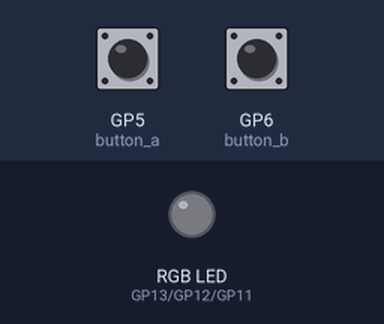
The program below on a simulated Raspberry Pi Pico running MicroPython. On the bench: an RGB LED mixed from three pins (HIGH = lit). Inputs (shaded band) come from the test bench; at power-on: GP5 (button_a) HIGH, GP6 (button_b) HIGH. What the program prints to the serial console is not drawn.

Above: at 1.2 s.
1.3 s: GP5 (button_a) pulled LOW for 0.15 s
At 1.37 s:
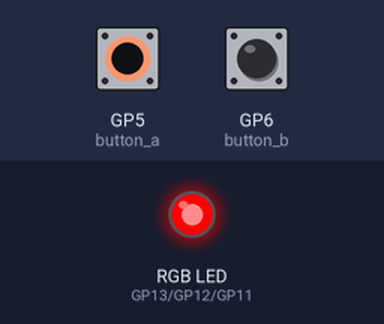
2.9 s: GP6 (button_b) pulled LOW for 0.15 s
At 2.97 s:
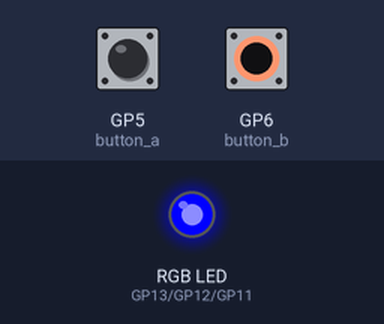
4.5 s: GP6 (button_b) pulled LOW for 3.2 s
At 8.3 s:
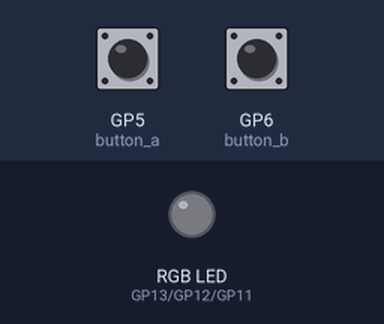
9.2 s: GP5 (button_a) pulled LOW for 3.2 s
At 10.6 s:
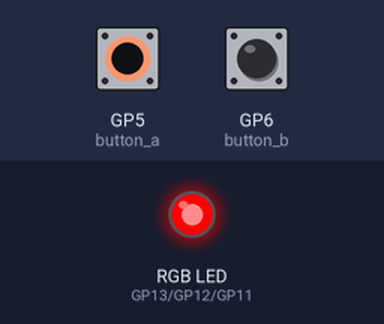
13.9 s: GP5 (button_a) driven LOW and GP6 (button_b) driven LOW
At 14.5 s:
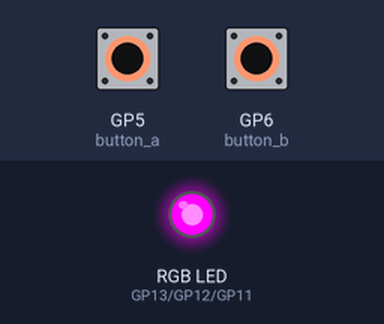
Timing chart, 0 to 16.4 s (numbered marks = the images above; inputs shaded):
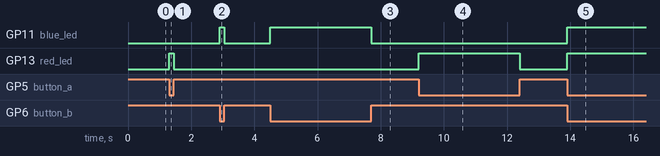

Measured:
- after the input at 1.3 s, GP13 (red_led): LOW → HIGH at once, → LOW 0.15 s later
- after the input at 2.9 s, GP11 (blue_led): LOW → HIGH at once, → LOW 0.15 s later
- after the input at 4.5 s, GP11 (blue_led): LOW → HIGH at once, → LOW 3.2 s later
- after the input at 9.2 s, GP13 (red_led): LOW → HIGH at once, → LOW 3.2 s later
- after the input at 13.9 s, GP11 (blue_led), GP13 (red_led): LOW → HIGH at once

The program:

Botao.py
```python
from machine import Pin

# Configuração dos botões
button_a = Pin(5, Pin.IN, Pin.PULL_UP)
button_b = Pin(6, Pin.IN, Pin.PULL_UP)

# Configuração do LED RGB
red_led = Pin(13, Pin.OUT)
green_led = Pin(12, Pin.OUT)
blue_led = Pin(11, Pin.OUT)

# Desligando o LED RGB inicialmente
red_led.value(0)
green_led.value(0)
blue_led.value(0)

while True:
    # S o Botão A for pressionado
    print(button_a.value())
    if button_a.value() == 0:
        red_led.value(1)
    else:
        red_led.value(0)

    # Se o Botão B for pressionado
    print(button_b.value())
    if button_b.value() == 0:
        blue_led.value(1)
    else:
        blue_led.value(0)
```
